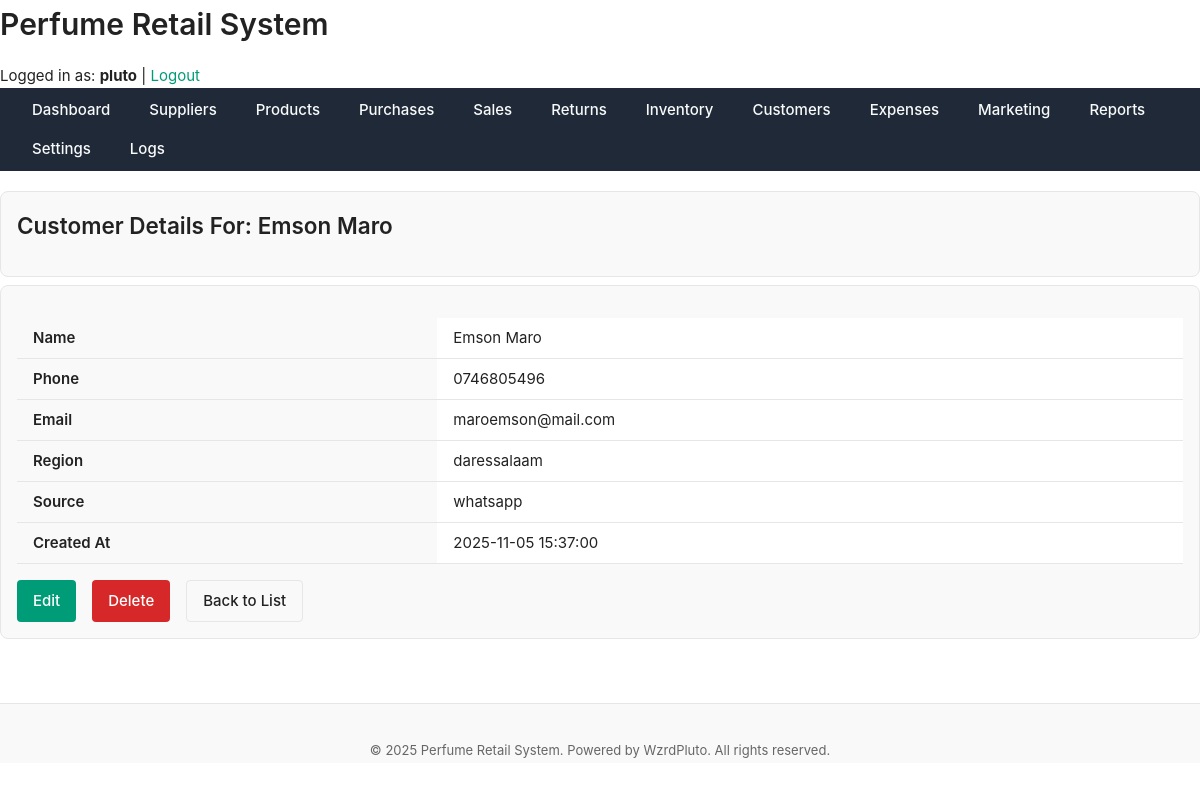
The page /public/customers/view.php?id=4 (signed in) on the database its author committed.
### tables this page shows
CREATE TABLE `customers` (
  `customer_id` int(11) NOT NULL,
  `name` varchar(100) DEFAULT NULL,
  `phone` varchar(50) DEFAULT NULL,
  `email` varchar(100) DEFAULT NULL,
  `region` varchar(100) DEFAULT NULL,
  `source` enum('walk-in','instagram','whatsapp','referral','other') DEFAULT NULL,
  `created_at` datetime DEFAULT current_timestamp()
);

### includes/functions.php (called while the page is built, shortened)
<?php
function get_customer_by_id(PDO $pdo, $id) {
    $stmt = $pdo->prepare("SELECT * FROM customers WHERE customer_id = :id");
    $stmt->execute(['id' => $id]);
    return $stmt->fetch();
}

### public/customers/view.php (the view, shortened to what this page needs)
<?php
require_once '../../includes/functions.php';
$id = (int)($_GET['id'] ?? 0);
$customer = get_customer_by_id($pdo, $id);
include '../../includes/header.php';
?>
<main class="main-content">
    <div class="card mb-sm">
        <h2>Customer Details For: <?= htmlspecialchars($customer['name']) ?></h2>
    </div>
    <div class="card">
        <table class="table">
            <tbody>
                <tr>
                    <th>Name</th>
                    <td><?= htmlspecialchars($customer['name']) ?></td>
                </tr>
                <tr>
                    <th>Phone</th>
                    <td><?= htmlspecialchars($customer['phone']) ?></td>
                </tr>
                <tr>
                    <th>Email</th>
                    <td><?= htmlspecialchars($customer['email']) ?></td>
                </tr>
                <tr>
                    <th>Region</th>
                    <td><?= htmlspecialchars($customer['region']) ?></td>
                </tr>
                <tr>
                    <th>Source</th>
                    <td><?= htmlspecialchars($customer['source']) ?></td>
                </tr>
                <tr>
                    <th>Created At</th>
                    <td><?= htmlspecialchars($customer['created_at']) ?></td>
                </tr>
            </tbody>
        </table>
        <div class="flex gap-md mt-sm">
            <a href="edit.php?id=<?= $id ?>" class="btn btn-primary">Edit</a>
            <a href="delete.php?id=<?= $id ?>" class="btn btn-danger"
               onclick="return confirm('Are you sure you want to delete this customer?');">
               Delete
            </a>
            <a href="index.php" class="btn btn-secondary">Back to List</a>
        </div>
    </div>
</main>
<?php include '../../includes/footer.php'; ?>

### assets/css/layout.css (style rules this page uses)
body { display: flex; min-height: 100vh; flex-direction: column; }
table { width: 100%; border-collapse: collapse; }
th, td { padding: var(--space-sm) var(--space-md); text-align: left; border-bottom: 1px solid var(--color-border); }
th { font-weight: 600; background-color: var(--color-surface); }
.flex { display: flex; }
.gap-md { gap: var(--space-md); }

### assets/css/theme.css (style rules this page uses)
:root { --color-bg: #ffffff; --color-surface: #f9f9f9; --color-border: #e6e6e6; --color-text: #222222; --color-text-muted: #666666; --color-primary: #009b77; --color-primary-hover: #008165; --color-danger: #d62828; --color-success: #2d6a4f; --color-warning: #e9c46a; --shadow-light: 0 2px 8px rgba(0, 0, 0, 0.05); --radius-sm: 4px; --radius-md: 8px; --radius-lg: 16px; --font-main: "Inter", "Segoe UI", "Roboto", sans-serif; --font-size-base: 15px; --font-size-sm: 13px; --font-size-lg: 18px; --line-height-base: 1.6; --space-xs: 4px; --space-sm: 8px; --space-md: 16px; --space-lg: 24px; --space-xl: 40px; --transition-fast: 0.15s ease-in-out; --transition-base: 0.25s ease; }
*, *::before, *::after { box-sizing: border-box; margin: 0; padding: 0; }
html, body { font-family: var(--font-main); font-size: var(--font-size-base); line-height: var(--line-height-base); background-color: var(--color-bg); color: var(--color-text); height: 100%; min-height: 100vh; }
a { color: var(--color-primary); text-decoration: none; transition: color var(--transition-fast); }
h1, h2, h3, h4, h5 { color: var(--color-text); margin-bottom: var(--space-md); font-weight: 600; }
.card { background: var(--color-surface); border: 1px solid var(--color-border); border-radius: var(--radius-md); box-shadow: var(--shadow-light); padding: var(--space-lg); margin-bottom: var(--space-lg); }
.btn { display: inline-block; padding: var(--space-sm) var(--space-md); border: none; border-radius: var(--radius-sm); cursor: pointer; transition: background var(--transition-fast); font-size: var(--font-size-base); }
.btn-primary { background: var(--color-primary); color: #fff; }
.btn-danger { background: var(--color-danger); color: #fff; }
table { width: 100%; border-collapse: collapse; margin-top: var(--space-md); }
th, td { text-align: left; padding: var(--space-sm) var(--space-md); border-bottom: 1px solid var(--color-border); }
th { background: var(--color-surface); font-weight: 600; }

### assets/css/components.css (style rules this page uses)
button, .btn { display: inline-flex; align-items: center; justify-content: center; padding: var(--space-sm) var(--space-md); font-size: var(--font-size-base); font-weight: 500; border: none; border-radius: var(--radius-sm); cursor: pointer; transition: background var(--transition-fast), color var(--transition-fast), transform var(--transition-fast); text-decoration: none; }
.btn-primary { background-color: var(--color-primary); color: #fff; }
.btn-secondary { background-color: var(--color-surface); color: var(--color-text); border: 1px solid var(--color-border); }
.btn-danger { background-color: var(--color-danger); color: #fff; }
.card { background-color: var(--color-surface); border: 1px solid var(--color-border); border-radius: var(--radius-md); padding: var(--space-md); box-shadow: var(--shadow-sm); display: flex; flex-direction: column; gap: var(--space-sm); transition: box-shadow var(--transition-base); }
.table { width: 100%; border-collapse: collapse; background-color: var(--color-bg); }
.table th, .table td { padding: var(--space-sm) var(--space-md); text-align: left; border-bottom: 1px solid var(--color-border); }
.table th { background-color: var(--color-surface); font-weight: 600; }
.mt-sm { margin-top: var(--space-sm); }
.mb-sm { margin-bottom: var(--space-sm); }

### rows shown on the page
customers: name "Emson Maro", phone "0746805496", email "maroemson@mail.com", region "daressalaam", source "whatsapp", created_at "2025-11-05 15:37:00"

### other values the page prints
SITE_NAME "Perfume Retail System"
$_SESSION['username'] "pluto"
